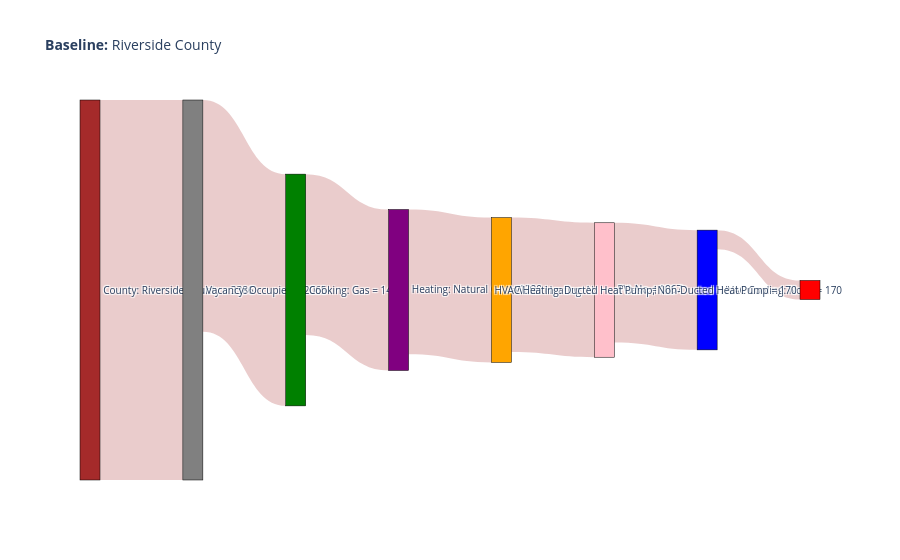

Notebook code cell kept with this figure:
### Code cell
import plotly.graph_objects as go

county = 'Riverside County'
# values = [
# Level 1 = county
# Level 2 = vacancy_status
# Level 3 = cooking range
# Level 4 = heating_fuel
# Level 5 = water_heater_fuel
# Level 6 = has_pv
# Level 7 = hvac_cooling_type
# Level 8 = hvac_heating_type
# ]

# values = [ # Mariposa
#     43, # Level 1 = county
#     18, # Level 2 = vacancy_status
#     7, # Level 3 = cooking range
#     4, # Level 4 = heating_fuel
#     4, # Level 5 = water_heater_fuel
#     4,  # Level 6 = has_pv
#     0.1,   # Level 7 = hvac_cooling_type
#     0.1, # Level 8 = hvac_heating_type
# ]

values = [ # Riverside
    3386, 2065, 1434, 1290, 1198, 1067, 170, 170
]

# Define nodes
nodes = [
    f'County: {county} = {values[0]}',                
    f'Vacancy: Occupied = {values[1]}',                
    f'Cooking: Gas = {values[2]}',
    f'Heating: Natural Gas = {values[3]}',
    f'Water Heating: Natural Gas = {values[4]}',
    f'PV: No = {values[5]}',
    f'HVAC Cooling: None = {values[6]}',
    f'HVAC Heating: Ducted Heat Pump, Non-Ducted Heat Pump = {values[7]}',
]

# Assign unique indices to nodes
node_indices = {name: idx for idx, name in enumerate(nodes)}

# Define links by combining all levels into a single dictionary
links = {
    'source': [
        node_indices[nodes[0]],
        node_indices[nodes[1]],
        node_indices[nodes[2]],
        node_indices[nodes[3]],
        node_indices[nodes[4]],
        node_indices[nodes[5]],
        node_indices[nodes[6]],
        node_indices[nodes[7]],
    ],
    'target': [
        node_indices[nodes[1]],
        node_indices[nodes[2]],
        node_indices[nodes[3]],
        node_indices[nodes[4]],
        node_indices[nodes[5]],
        node_indices[nodes[6]],
        node_indices[nodes[7]],
    ],
    'value': values
}

node_colors = [
    'brown',
    'gray',
    'green',
    'purple',
    'orange',
    'pink',
    'blue',
    'red',
    'yellow'
]

link_color = 'rgba(150,0,0,0.2)'

# Create the Sankey diagram
fig = go.Figure(data=[go.Sankey(
    node=dict(
        pad=15,              # Padding between nodes
        thickness=20,        # Thickness of nodes
        line=dict(color="black", width=0.5),
        label=nodes,
        color=node_colors
    ),
    link=dict(
        source=links['source'],
        target=links['target'],
        value=links['value'],
        color=[link_color] * len(links['source']),
    )
)])

fig.update_layout(title_text=f"<b>Baseline:</b> {county}", font_size=10)

fig.show()

### Figure 1 — Plotly figure (JSON) as saved in the notebook; plotly's stock layout.template omitted (floating-point values rounded to 4 significant figures)
{"data": [{"link": {"color": ["rgba(150,0,0,0.2)", "rgba(150,0,0,0.2)", "rgba(150,0,0,0.2)", "rgba(150,0,0,0.2)", "rgba(150,0,0,0.2)", "rgba(150,0,0,0.2)", "rgba(150,0,0,0.2)", "rgba(150,0,0,0.2)"], "source": [0, 1, 2, 3, 4, 5, 6, 7], "target": [1, 2, 3, 4, 5, 6, 7], "value": [3386, 2065, 1434, 1290, 1198, 1067, 170, 170]}, "node": {"color": ["brown", "gray", "green", "purple", "orange", "pink", "blue", "red", "yellow"], "label": ["County: Riverside County = 3386", "Vacancy: Occupied = 2065", "Cooking: Gas = 1434", "Heating: Natural Gas = 1290", "Water Heating: Natural Gas = 1198", "PV: No = 1067", "HVAC Cooling: None = 170", "HVAC Heating: Ducted Heat Pump, Non-Ducted Heat Pump = 170"], "line": {"color": "black", "width": 0.5}, "pad": 15, "thickness": 20}, "type": "sankey"}], "layout": {"font": {"size": 10}, "title": {"text": "<b>Baseline:</b> Riverside County"}}}
